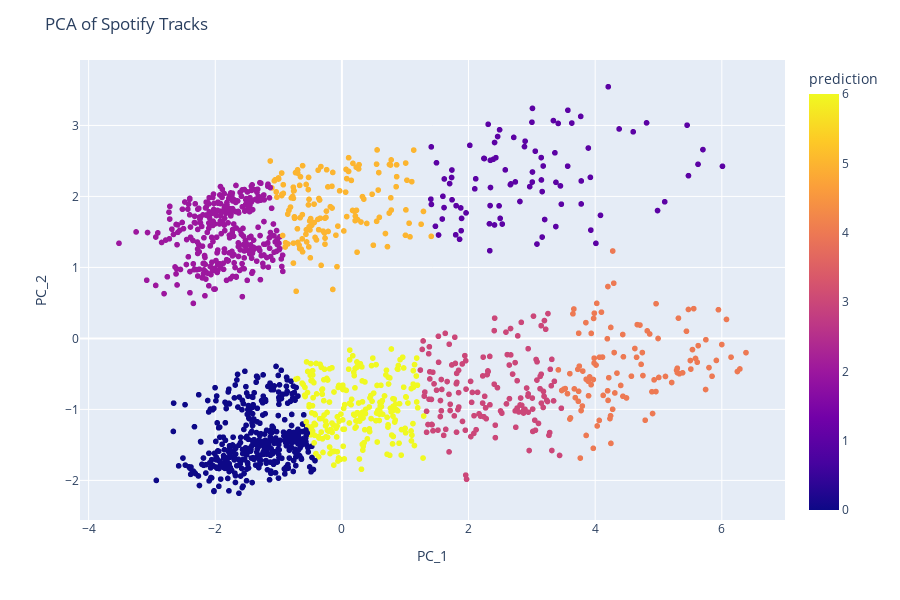

Here is the notebook cell this chart was saved with:
### Code cell
fig = px.scatter(preds, x='PC_1', y='PC_2', hover_name='title', color="prediction")
fig.update_layout(
    height=600,
    width=900,
    title_text='PCA of Spotify Tracks'
)
fig.show()

### Figure 1 — Plotly figure (JSON) as saved in the notebook; plotly's stock layout.template omitted (floating-point values rounded to 4 significant figures; data arrays with more than 128 entries replaced by an {"elided": "..."} marker saying what was removed)
{"data": [{"hovertemplate": "<b>%{hovertext}</b><br><br>PC_1=%{x}<br>PC_2=%{y}<br>prediction=%{marker.color}<extra></extra>", "hovertext": {"elided": "1457 str values"}, "legendgroup": "", "marker": {"color": {"elided": "1457 int values"}, "coloraxis": "coloraxis", "symbol": "circle"}, "mode": "markers", "name": "", "showlegend": false, "type": "scattergl", "x": {"elided": "1457 float values"}, "xaxis": "x", "y": {"elided": "1457 float values"}, "yaxis": "y"}], "layout": {"coloraxis": {"colorbar": {"title": {"text": "prediction"}}, "colorscale": [[0, "#0d0887"], [0.1111, "#46039f"], [0.2222, "#7201a8"], [0.3333, "#9c179e"], [0.4444, "#bd3786"], [0.5556, "#d8576b"], [0.6667, "#ed7953"], [0.7778, "#fb9f3a"], [0.8889, "#fdca26"], [1, "#f0f921"]]}, "height": 600, "legend": {"tracegroupgap": 0}, "margin": {"t": 60}, "title": {"text": "PCA of Spotify Tracks"}, "width": 900, "xaxis": {"anchor": "y", "domain": [0, 1], "title": {"text": "PC_1"}}, "yaxis": {"anchor": "x", "domain": [0, 1], "title": {"text": "PC_2"}}}}
